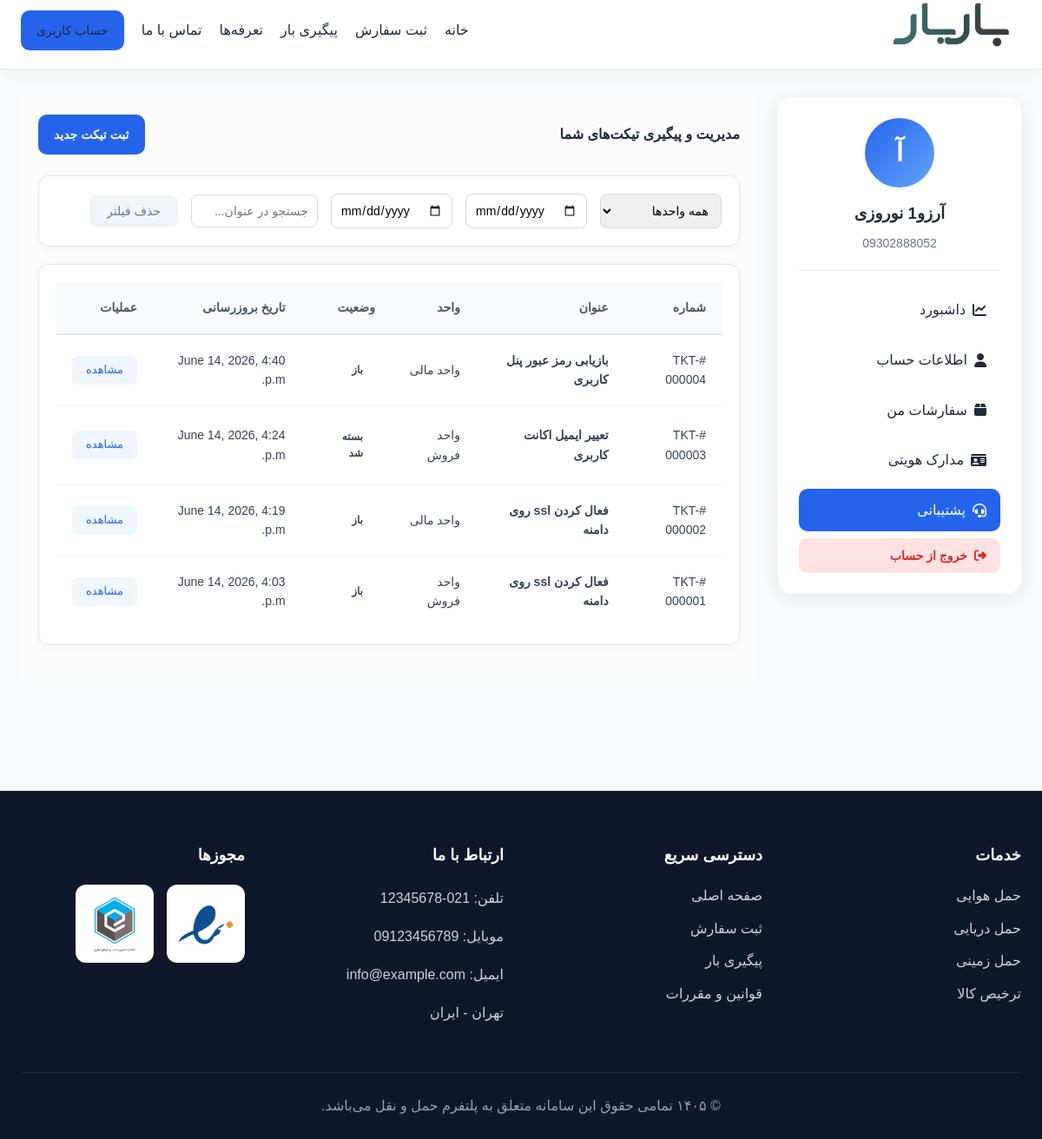
The app's page /panel/support/tickets/ (signed in) with its own data.
### accounts/models.py (models this page shows, shortened)
class User(AbstractBaseUser, PermissionsMixin, TimeStampedModel):
    class Role(models.TextChoices):
        PLATFORM_ADMIN = "platform_admin", "ادمین پلتفرم"
        CUSTOMER = "customer", "مشتری"
        FORWARDER_ADMIN = "forwarder_admin", "ادمین فورواردر"
        FORWARDER_EXPERT = "forwarder_expert", "کارشناس فورواردر"
        FORWARDER_FINANCE = "forwarder_finance", "کارمند مالی فورواردر"
    mobile = models.CharField(max_length=15, unique=True)
    email = models.EmailField(unique=True, null=True, blank=True)
    first_name = models.CharField(max_length=100)
    last_name = models.CharField(max_length=100)
    role = models.CharField(max_length=30, choices=Role.choices, default=Role.CUSTOMER)
    is_active = models.BooleanField(default=True)
    is_staff = models.BooleanField(default=False)
    USERNAME_FIELD = "mobile"
    REQUIRED_FIELDS = ["first_name", "last_name"]
    objects = UserManager()
    class Meta:
        verbose_name = "کاربر"
        verbose_name_plural = "کاربران"

### support/models.py (models this page shows, shortened)
class Ticket(models.Model):
    class Status(models.TextChoices):
        OPEN = "open", "باز"
        PENDING = "pending", "در انتظار کاربر"
        ANSWERED = "answered", "پاسخ داده شد"
        CLOSED = "closed", "بسته شد"
    class Priority(models.TextChoices):
        LOW = "low", "کم"
        NORMAL = "normal", "عادی"
        HIGH = "high", "زیاد"
        URGENT = "urgent", "فوری"
    number = models.CharField(
        max_length=20,
        unique=True
    )
    user = models.ForeignKey(
        settings.AUTH_USER_MODEL,
        on_delete=models.CASCADE,
        related_name="tickets"
    )
    department = models.ForeignKey(
        SupportDepartment,
        on_delete=models.PROTECT
    )
    topic = models.ForeignKey(
        TicketTopic,
        on_delete=models.PROTECT
    )
    subject = models.CharField(max_length=255)
    priority = models.CharField(
        max_length=10,
        choices=Priority.choices,
        default=Priority.NORMAL
    )
    status = models.CharField(
        max_length=20,
        choices=Status.choices,
        default=Status.OPEN
    )
    assigned_agent = models.ForeignKey(
        SupportAgent,
        null=True,
        blank=True,
        on_delete=models.SET_NULL
    )
    unread_for_user = models.BooleanField(default=False)
    unread_for_agent = models.BooleanField(default=True)
    created_at = models.DateTimeField(auto_now_add=True)
    updated_at = models.DateTimeField(auto_now=True)

class SupportDepartment(models.Model):
    name = models.CharField(max_length=120)
    panel_type = models.CharField(
        max_length=20,
        choices=PanelType.choices,
        default=PanelType.CUSTOMER
    )
    is_active = models.BooleanField(default=True)
    sla_response_minutes = models.IntegerField(default=60)
    sla_resolve_minutes = models.IntegerField(default=1440)

### support/views.py (the view, shortened to what this page needs)
# urls.py: path("tickets/", views.ticket_list, name="ticket_list"),
@login_required
def ticket_list(request):
    panel_type = get_panel_type(request)
    tickets = Ticket.objects.filter(
        user=request.user,
        department__panel_type=panel_type
    ).select_related(
        "department", "topic", "assigned_agent"
    ).order_by("-updated_at", "-created_at")
    department = request.GET.get("department")
    date_from = request.GET.get("date_from")
    date_to = request.GET.get("date_to")
    q = request.GET.get("q")
    if department:
        tickets = tickets.filter(department_id=department)
    if date_from:
        tickets = tickets.filter(created_at__date__gte=date_from)
    if date_to:
        tickets = tickets.filter(created_at__date__lte=date_to)
    if q:
        tickets = tickets.filter(subject__icontains=q)
    departments = SupportDepartment.objects.filter(
        is_active=True,
        panel_type=panel_type
    )
    return render(
        request,
        get_template_path(request, "ticket_list.html"),
        {
            "tickets": tickets,
            "departments": departments,
            "panel_type": panel_type,
            "create_url_name": get_create_url_name(request),
        }
    )

### support/views.py (called while the page is built)
def is_forwarder_user(user):
    return hasattr(user, "forwardercompany")

def get_panel_type(request):
    path = request.path
    if path.startswith("/forwarder/support/"):
        return "forwarder"
    if path.startswith("/customer/profile/support/"):
        return "customer"
    if is_forwarder_user(request.user):
        return "forwarder"
    return "customer"

def get_template_path(request, template_name):
    panel_type = get_panel_type(request)
    if panel_type == "forwarder":
        return f"forwarder_panel/support/{template_name}"
    return f"customer_panel/profile/support/{template_name}"

def get_create_url_name(request):
    panel_type = get_panel_type(request)
    if panel_type == "forwarder":
        return "forwarder_support:ticket_create"
    return "customer_support:ticket_create"

### templates/customer_panel/profile/support/ticket_list.html (shortened to what this page needs)
{% extends 'customer_panel/profile/profile_base.html' %}
{% load static %}
{% block profile_content %}
  <link rel="stylesheet" href="{% static 'support/css/ticket_list_modern.css' %}" />
  <div class="support-wrapper">
    <div class="support-header">
      <div>
        <h4 class="fw-bold m-0">مدیریت و پیگیری تیکت‌های شما</h4>
      </div>
      <a href="{% url 'customer_support:ticket_create' %}" class="btn btn-primary px-4 py-2">ثبت تیکت جدید</a>
    </div>
    <div class="modern-card">
      <div class="filter-row">
        <div class="filter-group">
          <select id="departmentFilter">
            <option value="">همه واحدها</option>
          </select>
        </div>
        <div class="filter-group">
          <input type="date" id="dateFrom" placeholder="از تاریخ" />
        </div>
        <div class="filter-group">
          <input type="date" id="dateTo" placeholder="تا تاریخ" />
        </div>
        <div class="filter-group" style="flex: 1.5;">
          <input type="text" id="searchInput" placeholder="جستجو در عنوان..." />
        </div>
        <div class="filter-group" style="flex: 0.5;">
          <button id="clearFilters" class="btn-clear w-100">حذف فیلتر</button>
        </div>
      </div>
    </div>
    <div class="modern-card p-0">
      <div class="table-responsive">
        <table class="modern-table">
          <thead>
            <tr>
              <th>شماره</th>
              <th>عنوان</th>
              <th>واحد</th>
              <th>وضعیت</th>
              <th>تاریخ بروزرسانی</th>
              <th>عملیات</th>
            </tr>
          </thead>
          <tbody id="ticketsTable">
            {% include 'customer_panel/profile/support/partials/ticket_rows.html' %}
          </tbody>
        </table>
      </div>
    </div>
  </div>
{% endblock %}

### templates/customer_panel/profile/profile_base.html (shortened to what this page needs)
{% extends 'base.html' %}
{% load static %}
{% block extra_css %}
  <link rel="stylesheet" href="{% static 'customer_panel/css/user_profile.css' %}" />
  <link rel="stylesheet" href="https://cdnjs.cloudflare.com/ajax/libs/font-awesome/6.5.0/css/all.min.css" />
{% endblock %}
{% block content %}
  <div class="profile-layout">
    <aside class="profile-sidebar">
      <div class="sidebar-user">
        <div class="sidebar-avatar">{{ request.user.first_name|first }}</div>
        <h3>
          {{ request.user.last_name }}
        </h3>
        <span>{{ request.user.mobile }}</span>
      </div>
      <nav class="sidebar-menu">
        <a href="{% url 'customer:profile_dashboard' %}" class="{% if request.resolver_match.url_name == 'profile_dashboard' %}active{% endif %}">
          <i class="fas fa-chart-line"></i>
          داشبورد
        </a>
        <a href="{% url 'customer:profile' %}" class="{% if request.resolver_match.url_name == 'profile' %}active{% endif %}">
          <i class="fas fa-user"></i>
          اطلاعات حساب
        </a>
        <a href="{% url 'customer:order_list' %}" class="{% if request.resolver_match.url_name == 'order_list' %}active{% endif %}">
          <i class="fas fa-box"></i>
          سفارشات من
        </a>
        <a href="{% url 'customer:documents' %}" class="{% if request.resolver_match.url_name == 'documents' %}active{% endif %}">
          <i class="fas fa-id-card"></i>
          مدارک هویتی
        </a>
        <a href="{% url 'customer_support:ticket_list' %}" class="{% if 'support' in request.path %}active{% endif %}">
          <i class="fas fa-headset"></i>
          پشتیبانی
        </a>
        <button type="button" class="sidebar-logout-btn" onclick="openLogoutModal()">
          <i class="fas fa-sign-out-alt"></i>
          خروج از حساب
        </button>
      </nav>
    </aside>
    <section class="profile-content">
      {% block profile_content %}
      {% endblock %}
    </section>
  </div>
{% endblock %}

### templates/customer_panel/profile/support/partials/ticket_rows.html
{% load jformat %}
{% for ticket in tickets %}
  <tr class="{% if ticket.unread_for_user %}ticket-unread{% endif %}">
    <td>#{{ ticket.number }}</td>
    <td>
      <strong>{{ ticket.subject }}</strong>
    </td>
    <td>{{ ticket.department.name }}</td>
    <td>
      <span class="status-badge
            {% if ticket.status == 'open' %}
                status-open
        {% elif ticket.status == 'answered' %}
                status-answered
        {% else %}
                status-closed
        {% endif %}">
        {{ ticket.get_status_display }}
      </span>
    </td>
    <td>{{ ticket.updated_at|jformat:'%Y/%m/%d - %H:%M' }}</td>
    <td>
      <a href="{% url 'customer_support:ticket_detail' ticket.id %}" class="btn-view">مشاهده</a>
    </td>
  </tr>
{% empty %}
  <tr>
    <td colspan="7" class="text-center text-muted py-4">تیکتی یافت نشد</td>
  </tr>
{% endfor %}

### static/customer_panel/css/style.css (style rules this page uses)
:root { --primary-color: #2563eb; --primary-hover: #1d4ed8; --secondary-color: #f1f5f9; --secondary-hover: #e2e8f0; --success-color: #10b981; --success-hover: #059669; --text-main: #1e293b; --text-muted: #64748b; --bg-main: #f8fafc; --bg-card: #ffffff; --border-color: #e2e8f0; --radius: 8px; --shadow: 0 4px 6px -1px rgba(0, 0, 0, 0.1), 0 2px 4px -1px rgba(0, 0, 0, 0.06); }
* { margin: 0; padding: 0; box-sizing: border-box; }
body { font-family: 'Vazirmatn', sans-serif; background-color: var(--bg-main); color: var(--text-main); line-height: 1.6; display: flex; flex-direction: column; min-height: 100vh; }
button, .btn-primary, .btn-secondary, .btn-success { cursor: pointer; border: none; border-radius: var(--radius); padding: 10px 20px; font-family: inherit; font-weight: 600; font-size: 14px; text-decoration: none; display: inline-block; transition: all 0.2s ease; }
.btn-primary { background: linear-gradient(135deg, #2563eb, #3b82f6); color: #fff; }
.table-responsive { overflow-x: auto; }
.modern-table { width: 100%; border-collapse: collapse; }
.modern-table th, .modern-table td { padding: 15px; text-align: right; border-bottom: 1px solid var(--border-color); }
.modern-table th { background-color: var(--bg-main); color: var(--text-muted); font-weight: 600; font-size: 14px; }
.modern-table tr:last-child td { border-bottom: none; }
body { background: #f8fafc; }

### static/customer_panel/css/user_profile.css (style rules this page uses)
.profile-layout { display: flex; gap: 24px; align-items: flex-start; width: 100%; }
.profile-sidebar { width: 280px; min-width: 280px; flex-shrink: 0; background: #fff; border-radius: 16px; padding: 24px; box-shadow: 0 4px 20px rgba(0, 0, 0, .08); position: sticky; top: 90px; }
.sidebar-user { text-align: center; border-bottom: 1px solid #e5e7eb; padding-bottom: 20px; }
.sidebar-avatar { width: 80px; height: 80px; margin: 0 auto 15px; border-radius: 50%; background: linear-gradient( 135deg, #2563eb, #60a5fa ); color: #fff; display: flex; align-items: center; justify-content: center; font-size: 30px; font-weight: 700; }
.sidebar-user h3 { margin-bottom: 8px; }
.sidebar-user span { display: block; color: #64748b; font-size: 14px; }
.sidebar-menu { margin-top: 20px; display: flex; flex-direction: column; gap: 8px; }
.sidebar-menu a { display: flex; align-items: center; gap: 8px; padding: 12px 16px; border-radius: 10px; text-decoration: none; color: #1e293b; transition: .2s; }
.sidebar-menu a.active { background: #2563eb; color: #fff; }
.sidebar-logout-btn { width: 100%; border: none; background: #fee2e2; color: #dc2626; padding: 12px 16px; border-radius: 10px; font-family: inherit; font-size: 14px; font-weight: 700; cursor: pointer; display: flex; align-items: center; justify-content: flex-start; gap: 8px; transition: all 0.25s ease; }
.profile-content { flex: 1; width: 100%; min-width: 0; }
.table-responsive { width: 100%; overflow-x: auto; }
.status-badge { display: inline-block; padding: 8px 14px; border-radius: 999px; font-size: 12px; font-weight: 700; }
input, select, textarea { width: 100%; padding: 12px; border: 1px solid #d1d5db; border-radius: 10px; outline: none; }
.btn-primary, .btn-secondary, .btn-success { display: inline-flex; align-items: center; justify-content: center; padding: 12px 18px; border: none; border-radius: 10px; text-decoration: none; cursor: pointer; }
.btn-primary { background: #2563eb; color: #fff; }

### records on screen
User: user.first_name|first "آ", user.last_name "نوروزی", user.mobile "09302888052"
Ticket: number "TKT-000004", subject "بازیابی رمز عبور پنل کاربری", department.name "واحد مالی", status "باز", updated_at|jformat "June 14, 2026, 4:40 p.m."
Ticket: number "TKT-000003", subject "تعییر ایمیل اکانت کاربری", department.name "واحد فروش", status "بسته شد", updated_at|jformat "June 14, 2026, 4:24 p.m."
Ticket: number "TKT-000002", subject "فعال کردن ssl روی دامنه", department.name "واحد مالی", status "باز", updated_at|jformat "June 14, 2026, 4:19 p.m."
Ticket: number "TKT-000001", subject "فعال کردن ssl روی دامنه", department.name "واحد فروش", status "باز", updated_at|jformat "June 14, 2026, 4:03 p.m."
